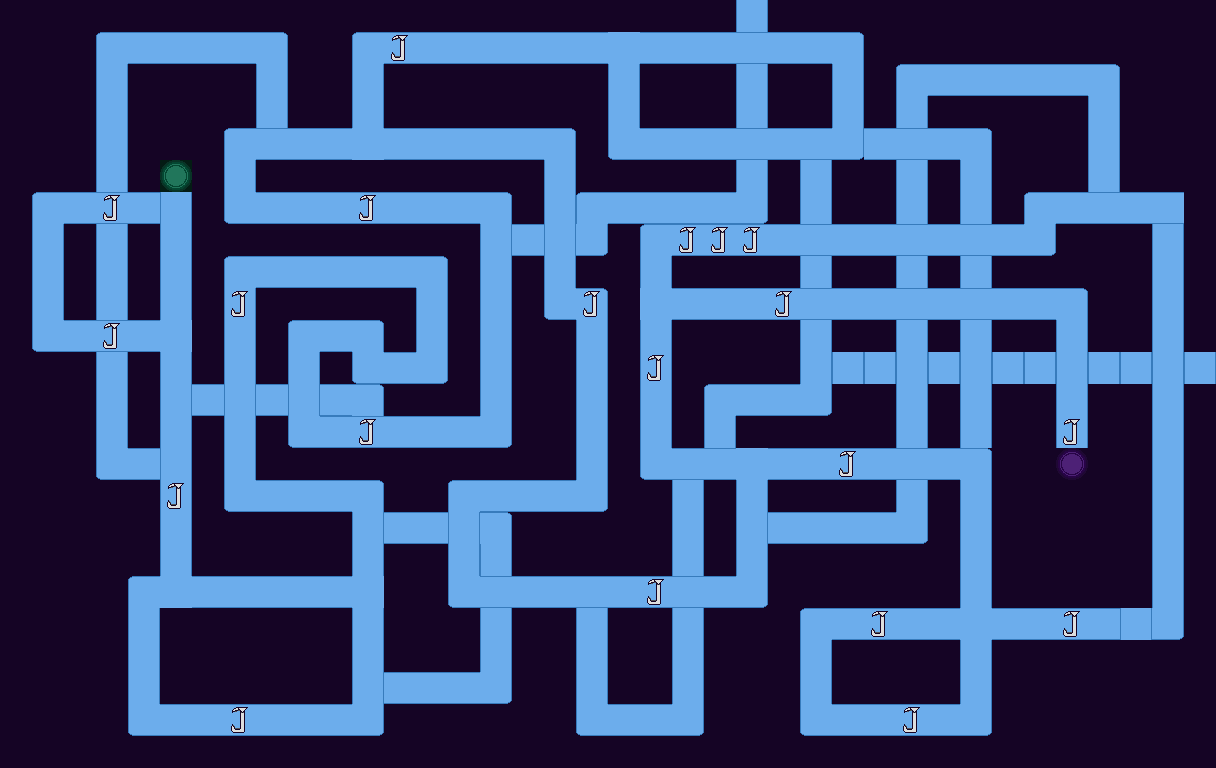

This game map was drawn from its Tiled (.tmx) file and the tilesets committed beside it. A one-line description and the trimmed map source follow:
An orthogonal 38x24 tile map with 32x32 px tiles, 5 tile layers (ground, colision, portal, tuberia, ...) and 2 objects (spawn).

<map version="1.2" tiledversion="1.2.1" orientation="orthogonal" renderorder="right-down" width="38" height="24" tilewidth="32" tileheight="32" infinite="0" nextlayerid="24" nextobjectid="28">
 <tileset firstgid="1" name="tileset" tilewidth="32" tileheight="32" tilecount="12" columns="4">
  <image source="tileset.png" width="128" height="96" />
  <tile id="0">
   <properties>
    <property name="collides" type="bool" value="false" />
   </properties>
  </tile>
  <tile id="1">
   <properties>
    <property name="collides" type="bool" value="false" />
   </properties>
  </tile>
  <tile id="2">
   <properties>
    <property name="collides" type="bool" value="false" />
   </properties>
  </tile>
  <tile id="3">
   <properties>
    <property name="collides" type="bool" value="false" />
    <property name="moneda" type="bool" value="true" />
   </properties>
  </tile>
  <tile id="4">
   <properties>
    <property name="collides" type="bool" value="false" />
   </properties>
  </tile>
  <tile id="5">
   <properties>
    <property name="collides" type="bool" value="true" />
   </properties>
  </tile>
  <tile id="6">
   <properties>
    <property name="collides" type="bool" value="true" />
   </properties>
   <objectgroup draworder="index">
    <object id="6" x="0.363636" y="8.72727" width="31.6364" height="15.0909" />
   </objectgroup>
  </tile>
  <tile id="7">
   <properties>
    <property name="collides" type="bool" value="false" />
   </properties>
  </tile>
  <tile id="8">
   <properties>
    <property name="collides" type="bool" value="false" />
   </properties>
  </tile>
  <tile id="9">
   <properties>
    <property name="collides" type="bool" value="false" />
   </properties>
  </tile>
  <tile id="10">
   <properties>
    <property name="collides" type="bool" value="false" />
   </properties>
  </tile>
  <tile id="11">
   <properties>
    <property name="collides" type="bool" value="false" />
   </properties>
  </tile>
 </tileset>
 <layer id="18" name="ground" width="38" height="24">
  <data>[912 cells, 912 non-empty, 1 distinct tile ids]</data>
 </layer>
 <layer id="19" name="colision" width="38" height="24">
  <data>[912 cells, 401 non-empty, 1 distinct tile ids]</data>
 </layer>
 <layer id="21" name="portal" width="38" height="24">
  <data>[912 cells, 1 non-empty, 1 distinct tile ids]</data>
 </layer>
 <layer id="20" name="tuberia" width="38" height="24">
  <data>[912 cells, 373 non-empty, 9 distinct tile ids]</data>
 </layer>
 <layer id="23" name="monedas" width="38" height="24">
  <data>[912 cells, 20 non-empty, 1 distinct tile ids]</data>
 </layer>
 <objectgroup id="7" name="objetos" offsetx="-9.33333" offsety="2.41667">
  <object id="6" name="spawn" x="173" y="184">
   <point />
  </object>
 </objectgroup>
</map>